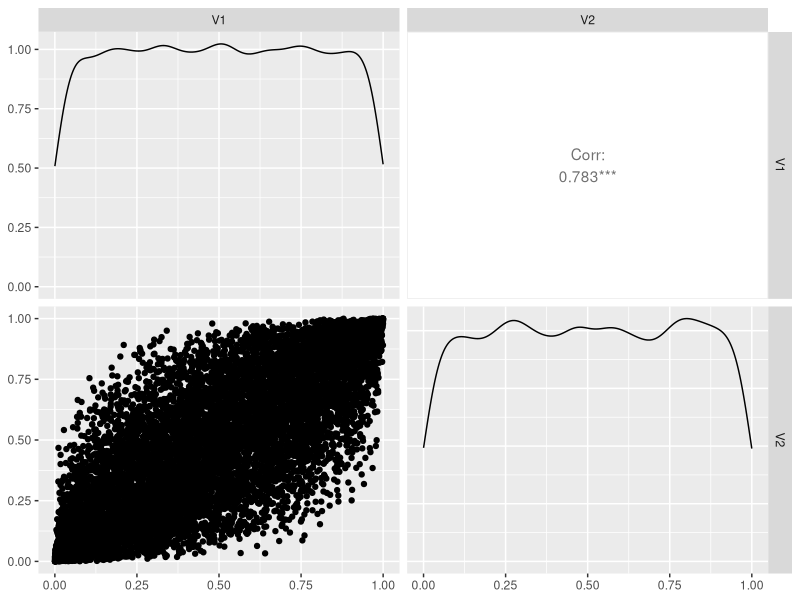
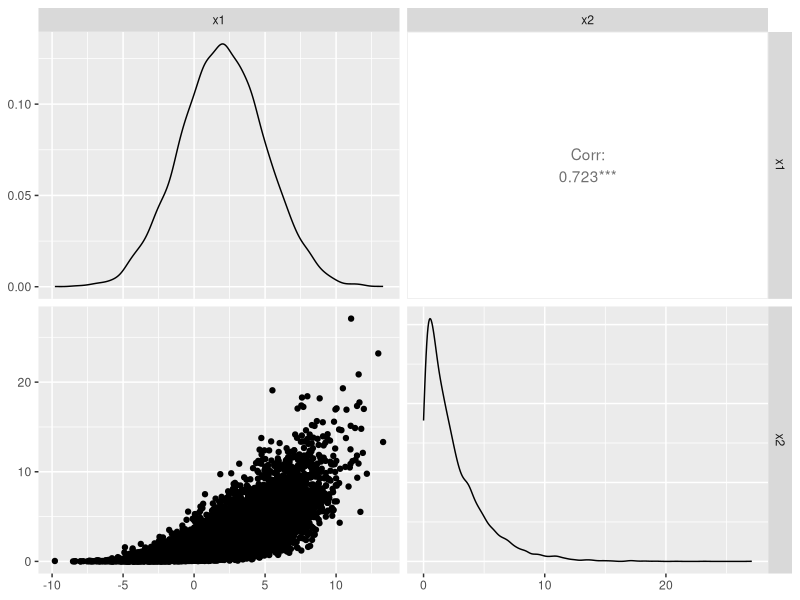
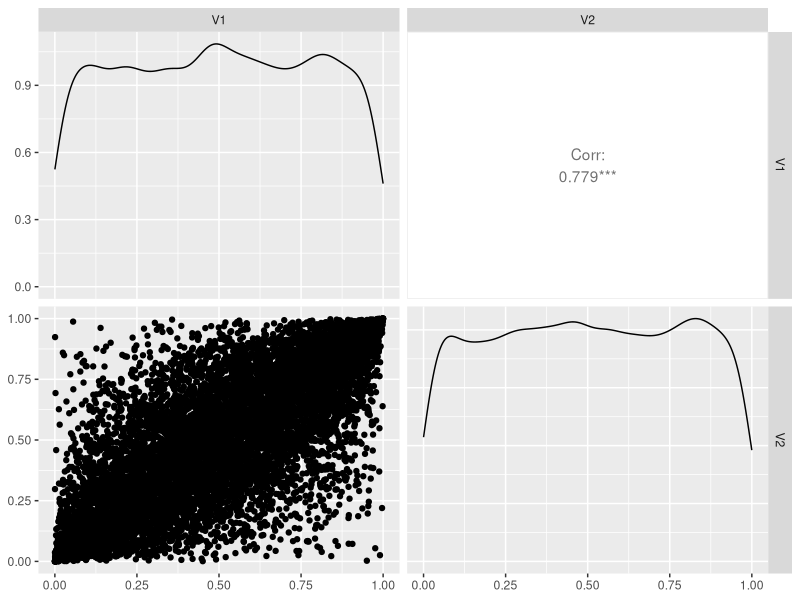
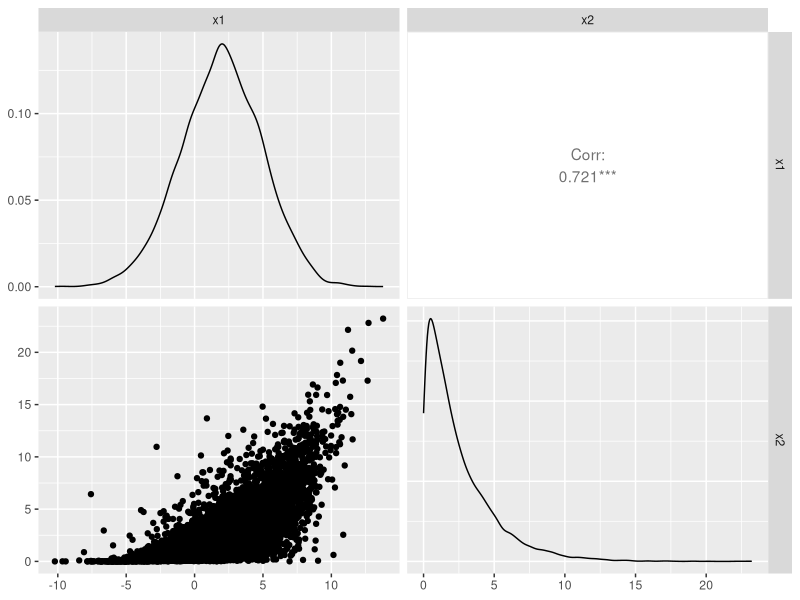

R code for these plots, in order:
# Load necessary library
library(MCMCpack)
library(GGally)
library(tidyverse)
library(MASS)
library(mvtnorm)

F1 <- function(x1){pnorm(x1, mean = 2, sd = 3)}
F2 <- function(x2){pexp(x2, rate = 0.4)}
F1Inv <- function(p1) { qnorm(p1, mean = 2, sd = 3) }
F2Inv <- function(p2) { qexp(p2, rate = 0.4) }


# Function to generate i.i.d. samples from a Gaussian copula
generate_gaussian_copula_samples <- function(n, d, rho_matrix) {
  # Step 1: Generate multivariate normal samples
  mean_vector <- rep(0, d)  # Mean vector for multivariate normal
  mvn_samples <- mvrnorm(n = n, mu = mean_vector, Sigma = rho_matrix)
  print(dim(mvn_samples))
  # Step 2: Transform samples to uniform using the CDF of the standard normal
  uniform_samples <- pnorm(mvn_samples)
  return(uniform_samples)
}
gauss_copula_2 <- function(n, p){
  rho_matrix <- matrix(c(
    1, p,
    p, 1
  ), nrow = 2, ncol = 2)
  smpls = generate_gaussian_copula_samples(n, 2, rho_matrix)
  print(ggpairs(as.data.frame(smpls)))
  return(smpls)
}

n <- 10000 
res = gauss_copula_2(n, 0.8)
x1 = F1Inv(res[,1])
x2 = F2Inv(res[,2])
ggpairs(data.frame(x1 = x1, x2 = x2))


# Function to generate i.i.d. samples from a t-copula
generate_t_copula_samples <- function(n, d, rho_matrix, df) {
  # Step 1: Generate multivariate t samples
  mvn_samples <- rmvt(n = n, sigma = rho_matrix, df = df)
  # Step 2: Transform samples to uniform using the CDF of the t-distribution
  uniform_samples <- pt(mvn_samples, df = df)
  return(uniform_samples)
}
t_copula_2 <- function(n, p){
  rho_matrix <- matrix(c(
    1, p,
    p, 1
  ), nrow = 2, ncol = 2)
  smpls = generate_t_copula_samples(n, 2, rho_matrix, 5)
  print(ggpairs(as.data.frame(smpls)))
  return(smpls)
}

n <- 10000 
res = t_copula_2(n, 0.8)
x1 = F1Inv(res[,1])
x2 = F2Inv(res[,2])
ggpairs(data.frame(x1 = x1, x2 = x2))
